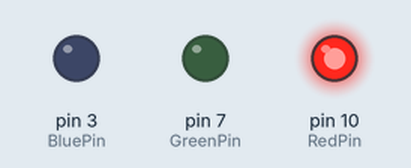
A sketch run on a simulated Arduino Uno, built with avr-gcc and run on an emulated ATmega328P. Shown: output pins drawn as LEDs (lit = HIGH).

Above: at 0.2 s.
At 9.7 s:
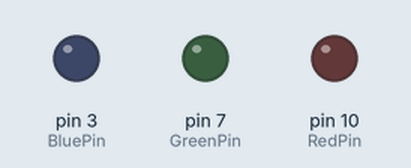
At 19.2 s:
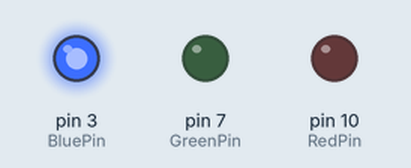
At 38.2 s:
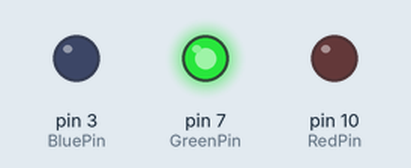
Timing chart, 0 to 39.0 s (numbered marks = the images above):
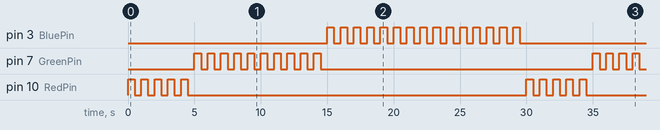

The sketch:

Lighting_LEDs.ino
```cpp
int BluePin = 3;
int GreenPin = 7;
int RedPin = 10;           //pin initializations
int bLink = 500;
void setup() {
  // put your setup code here, to run once:
pinMode(BluePin,OUTPUT);
pinMode(GreenPin, OUTPUT);  //initializing pinModes
pinMode(RedPin, OUTPUT);
}

void loop() {
  // put your main code here, to run repeatedly:

  for(int i=0; i<5; i++){  //loop for redled to blink five times
digitalWrite(RedPin, HIGH);
delay(bLink);
digitalWrite(RedPin, LOW);
delay (bLink);
  }
for(int j=0; j<10; j++){   //loop for greenled to blink ten times
digitalWrite(GreenPin, HIGH);
delay(bLink);
digitalWrite(GreenPin, LOW);
delay (bLink);
}
for(int k=0; k<15; k++){    //loop for blueled to blink 15 times
digitalWrite(BluePin, HIGH);
delay(bLink);
digitalWrite (BluePin, LOW);
delay(bLink);
}
}
```

Measured:
- by itself, pin 3 (BluePin): repeats every 30.0 s: HIGH 0.50 s, LOW 15.5 s, 14 × (HIGH 0.50 s, LOW 0.50 s)
- by itself, pin 7 (GreenPin): repeats every 30.0 s: 9 × (LOW 0.50 s, HIGH 0.50 s), LOW 20.5 s, HIGH 0.50 s
- by itself, pin 10 (RedPin): repeats every 30.0 s: 4 × (LOW 0.50 s, HIGH 0.50 s), LOW 25.5 s, HIGH 0.50 s
